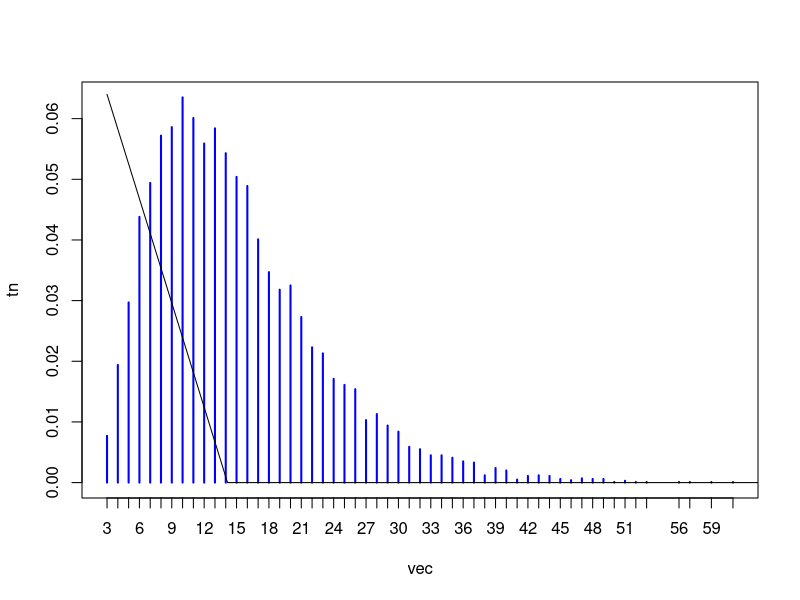
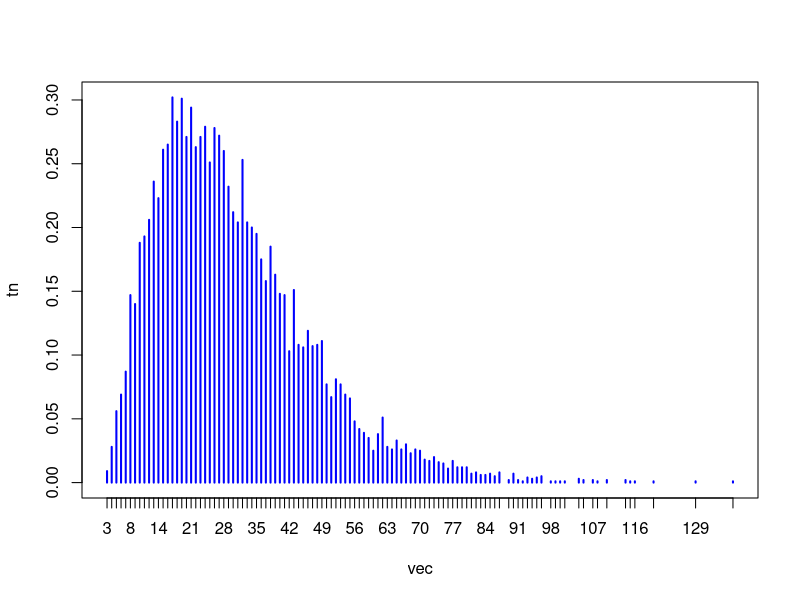
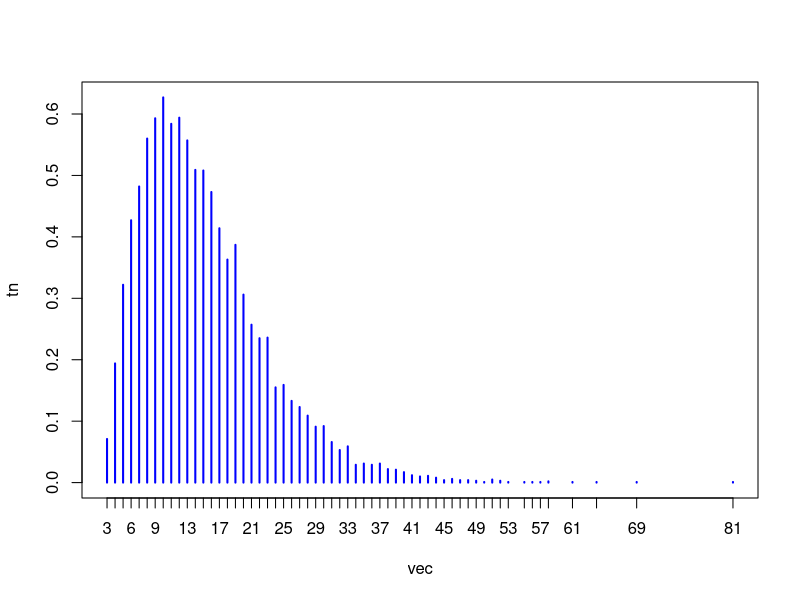
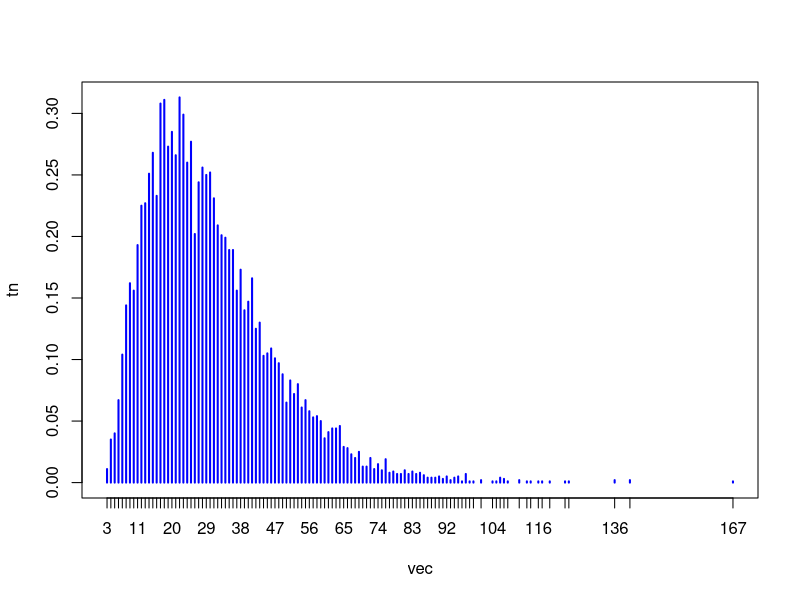

Here is the R script that generated these plots, in order:
hasta<-function(p,r,n){
  x<-c(1,2)
  v<-rep(0,n)
  rep<-0
  c<-0
  aux<-0
  for(i in 1:n){
    c=0
    r=0
    while(r<3){
      aux<-sample(x,size=1,replace=TRUE,prob=c(p,1-p))
      c=c+1
      if(aux==1){
        r=r+1
      }
    }
    v[i]=c
   
  }
  return(v)
}
###r=2 p=0.2
vec<-hasta(0.2,2,10^4)
v<-table(factor(vec,levels = 2:max(vec)))
t<-table(vec)
tn<-t/10^4
plot(tn,col="blue")
bi<-rnbinom(10^4-2,size=2,prob=.2)##
curve(dnbinom(x-2,2,.2),from = 3,to=70,add = T,n=7)
table(factor(vec,levels = 0:max(vec)))

###r=2 p=0.1
vec<-hasta(0.1,2,10^4)
v<-table(factor(vec,levels = 2:max(vec)))
t<-table(vec)
tn<-t/1000
plot(tn,col="blue")##

###r=7 p=0.2
vec<-hasta(0.2,7,10^4)
v<-table(factor(vec,levels = 7:max(vec)))
t<-table(vec)
tn<-t/1000
plot(tn,col="blue")##


###r=7 p=0.1
vec<-hasta(0.1,7,10^4)
v<-table(factor(vec,levels = 7:max(vec)))
t<-table(vec)
tn<-t/1000
plot(tn,col="blue")##

